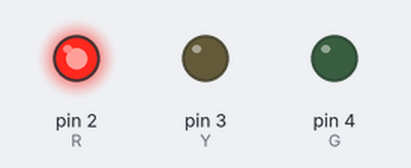
Bench run of a sketch on a simulated Arduino Uno, built with avr-gcc and run on an emulated ATmega328P. On the bench: output pins drawn as LEDs (lit = HIGH).

Above: at 0.02 s.
At 1.42 s:
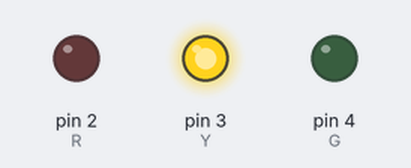
At 2.85 s:
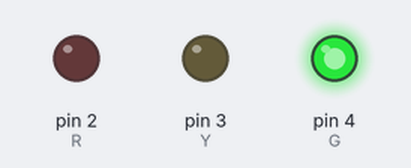
Timing chart, 0 to 3.1 s (numbered marks = the images above):
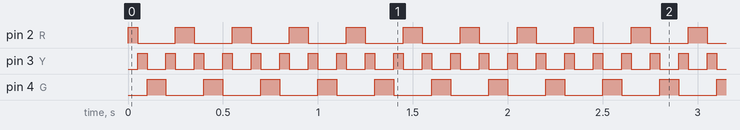

The sketch:

0.blingking_LED.ino
```cpp
int R=2;
int Y=3;
int G=4;
void setup() {


pinMode(R,OUTPUT);
pinMode(Y,OUTPUT);
pinMode(G,OUTPUT);
}
void loop() {
  // put your main code here, to run repeatedly:

digitalWrite(R,HIGH);
digitalWrite(Y,LOW);
digitalWrite(G,LOW);
delay(50);
digitalWrite(R,LOW);
digitalWrite(Y,HIGH);
digitalWrite(G,LOW);
delay(50);
digitalWrite(R,LOW);
digitalWrite(Y,LOW);
digitalWrite(G,HIGH);
delay(50);
digitalWrite(R,LOW);
digitalWrite(Y,LOW);
digitalWrite(G,HIGH);
delay(50);
digitalWrite(R,LOW);
digitalWrite(Y,HIGH);
digitalWrite(G,LOW);
delay(50);
digitalWrite(R,HIGH);
digitalWrite(Y,LOW);
digitalWrite(G,LOW);
delay(50);
}
```

Measured:
- by itself, pin 2 (R), pin 4 (G): alternates HIGH for 0.10 s and LOW for 0.20 s
- by itself, pin 3 (Y): alternates HIGH for 0.05 s and LOW for 0.10 s
